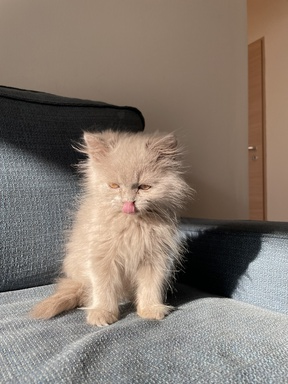
#> input picture smoky_uncompressed.jpg, 288 x 384 px, shrunk from 576 x 768 before the run
$ jupyter execute --allow-errors Raport_final.ipynb
#> lines starting #> are read from the running program, lines starting #| are printed output that depends on the picture
[cell 1]
import numpy as np
import matplotlib.pyplot as plt
import pandas as pd
import cv2
import math
from PIL import Image
from scipy.fft import dct, idct

[cell 2]
random_pixels = np.random.randint(0, 256, size=24)

fig, axs = plt.subplots(2, 1, figsize=(8, 6), gridspec_kw={'height_ratios': [1, 10]})

axs[0].imshow([random_pixels], cmap='gray', aspect='auto')
axs[0].set_title('Reprezentarea pixelilor sub formă de semnal')
axs[0].set_xlabel('Index Pixel')
# axs[0].set_ylabel('Row')

axs[1].plot(random_pixels, marker='o', color='#8a41d9')
# axs[1].set_title('Signal Plot')
axs[1].set_xlabel('Index Pixel')
axs[1].set_ylabel('Valoare pixel')

plt.tight_layout()

# Show the plot
plt.show()
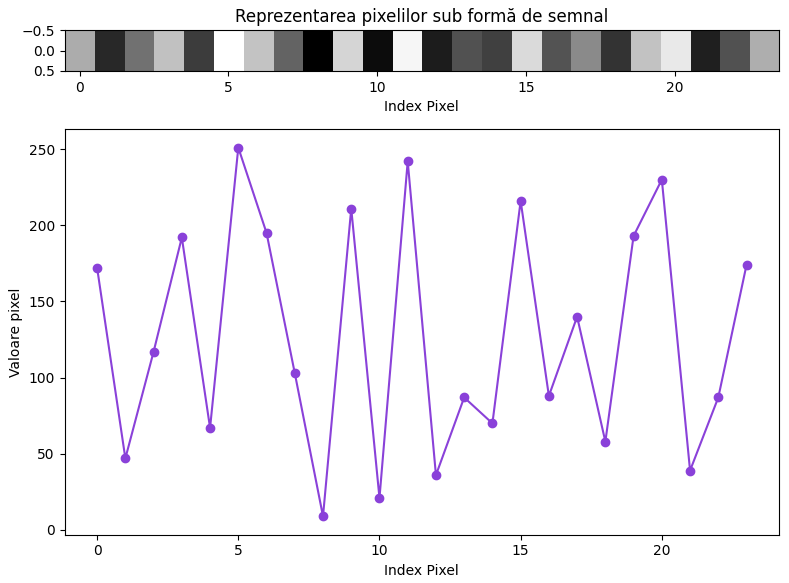
#> figure drawn by matplotlib, 2 panels; panel 2: curve peaks at x = 5, y = 251

[cell 3]
def print_and_plot(matrix, title):
    print(title)
    print(matrix)
    plt.imshow(matrix, cmap='gray', interpolation='nearest')
    plt.title(title)
    plt.colorbar()
    plt.show()

image = np.random.randint(-128, 128, size=(8, 8), dtype=np.int8)
print_and_plot(image, 'Imaginea originală')
#> in print_and_plot, `plt.show()`:
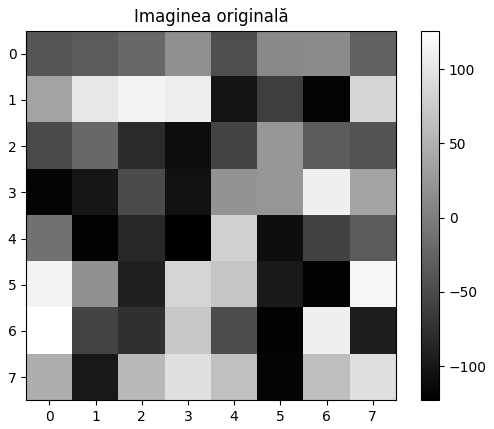
#> figure drawn by matplotlib, 2 panels

dct_rows = dct(image, axis=1, norm='ortho')
# print(dct_rows)

dct_columns = dct(dct_rows, axis=0, norm='ortho')
print(dct_columns)

idct_columns = idct(dct_columns, axis=0, norm='ortho')
# print(idct_columns)

idct_rows = idct(idct_columns, axis=1, norm='ortho')
# print(idct_rows)

print(idct_rows.astype(np.int8))

df_image = pd.DataFrame(image.astype(np.int8))
df_dct_rows = pd.DataFrame(dct_rows.astype(np.int8))
df_dct_columns = pd.DataFrame(dct_columns.astype(np.int8))

print("DataFrame from image:")
#> (the rest of this cell did not finish here and is left out)

[cell 4]
def open_image(path):
    image = cv2.imread(path)
    image = cv2.cvtColor(image, cv2.COLOR_BGR2RGB)
    return image

def initialize_centroids(image, clusters):
    height, width, _ = image.shape
    indices = np.random.choice(height * width, size=clusters, replace=False)
    starting_centroids = image.reshape(-1, 3)[indices]

    return starting_centroids

def assign_to_clusters(image, centroids):
    pixels = image.reshape(-1, 3)
    centroids_reshaped = centroids.reshape(1, -1, 3)
    distances = np.linalg.norm(pixels[:, np.newaxis, :] - centroids_reshaped, axis=2)
    clusters = np.argmin(distances, axis=1)
    clusters = clusters.reshape(image.shape[0], image.shape[1])

    return clusters.astype(int)

def update_centroids(image, clusters, k):
    centroids = np.zeros((k, 3))

    for i in range(k):
        cluster_points = image[clusters == i]
        if len(cluster_points) > 0:
            centroids[i] = np.mean(cluster_points, axis=0)

    return centroids

def show_save_image(centroids, compressed_image, k, iteration, save_path=None):
    colors = centroids
    k_sqrt = int(np.ceil(math.sqrt(k)))

    if not k_sqrt ** 2 == k:
        padded_colors = np.ones((k_sqrt ** 2, 3)) * 255
        padded_colors[:colors.shape[0], :] = colors.reshape(-1, 3)
        colors = padded_colors
    else:
        k_sqrt = int(k_sqrt)

    fig, ax = plt.subplots(1, 2, figsize=(20, 10))

    for i in range(k_sqrt):
        for j in range(k_sqrt):
            ax[0].add_patch(plt.Rectangle((i, j), 0.9, 0.9, facecolor=colors[i * k_sqrt + j] / 255))

    ax[0].set_xlim((-0.2, k_sqrt))
    ax[0].set_ylim((-0.2, k_sqrt))
    ax[0].set_title("Centroizi")

    ax[1].imshow(compressed_image)
    ax[1].set_title("Imagine Compresată")

    plt.suptitle("Iterația {}".format(iteration))
    if save_path:
        plt.savefig(save_path)
    else:
        plt.show()
    plt.close()

def k_means(image, k, max_iterations=300, save_path_prefix="smoky/iteration"):
    centroids = initialize_centroids(image, k)
    gif_image = []

    for iteration in range(max_iterations):
        clusters = assign_to_clusters(image, centroids)
        new_centroids = update_centroids(image, clusters, k)

        if np.allclose(centroids, new_centroids, rtol=1e-2):
            break

        centroids = new_centroids

        compressed_image = centroids[clusters]
        save_path = "{}_{}.png".format(save_path_prefix, iteration + 1)
        show_save_image(centroids, compressed_image.astype(np.uint8), k, iteration + 1, save_path)
        gif_image.append(Image.open(save_path))

    gif_path = "smoky/smoky_animation.gif"
    gif_image[0].save(gif_path, save_all=True, append_images=gif_image[1:], duration=200, loop=0)
    cv2.imwrite("smoky_after_kmeans_{}.jpeg".format(k), cv2.cvtColor(compressed_image.astype(np.uint8), cv2.COLOR_RGB2BGR))

    return compressed_image.astype(np.uint8)

path = 'smoky_uncompressed.jpg'
image = open_image(path)
#> in open_image, image is the input picture: shape (384, 288, 3); mean B, G, R 112.2, 122.5, 134.9
k = 20

if not int(np.ceil(math.sqrt(k))) ** 2 == k:
    print("K squared nu este pătrat perfect. Vom aplica padding cu culori albe.")

compressed_image = k_means(image, k)
#> in initialize_centroids, `starting_centroids = image.reshape(-1, 3)[indices]`: starting_centroids = 20 rows, first 8: [138, 117, 100], [148, 153, 156], [247, 219, 195], [171, 171, 169], [147, 128, 111], [169, 171, 168], [95, 77, 65], [178, 180, 177]
#> in k_means, `centroids = initialize_centroids(image, k)`: centroids has the same summary as starting_centroids in initialize_centroids
#> in assign_to_clusters, `centroids_reshaped = centroids.reshape(1, -1, 3)`: centroids_reshaped has the same summary as starting_centroids in initialize_centroids
#> in assign_to_clusters, `clusters = clusters.reshape(image.shape[0], image.shape[1])`:
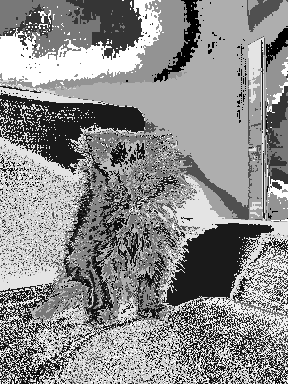
#> clusters: shape (384, 288) int64; min 0, max 19, mean 10.5; drawn with min black and max white
#> after the loop in update_centroids, `for i in range(k):`: centroids = 20 rows, first 8: [144.9, 121.1, 102.1], [180.6, 171.8, 163.2], [28.27, 27.17, 26.2], [192.1, 184.3, 175.7], [152.1, 130.5, 112.7], [189, 181, 172.1], [109.5, 93.95, 82.74], [184, 185.4, 184]
#> in k_means, `new_centroids = update_centroids(image, clusters, k)`: new_centroids has the same summary as centroids in update_centroids
#> in k_means, `compressed_image = centroids[clusters]`:
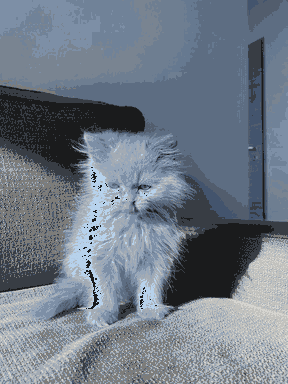
#> compressed_image: shape (384, 288, 3) float64; mean of channels 0, 1, 2 134.9, 122.5, 112.2; drawn as B, G, R
#> in show_save_image, `colors = centroids`: colors has the same summary as centroids in update_centroids
#> in show_save_image, `plt.savefig(save_path)`:
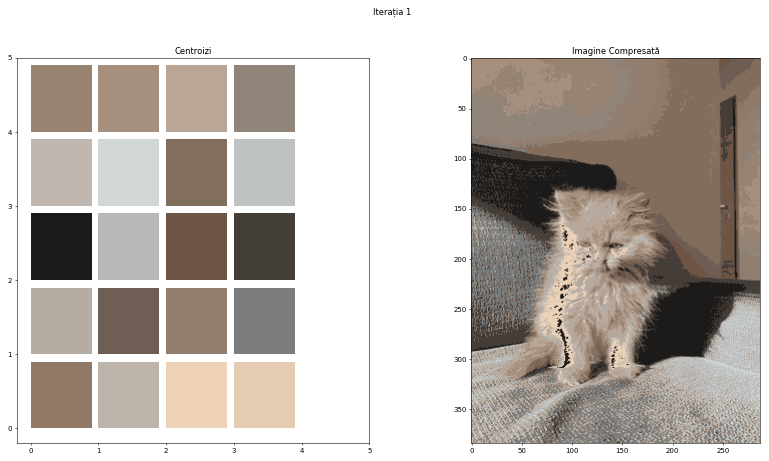
#> figure drawn by matplotlib, 2 panels
#> in k_means, `gif_path = "smoky/smoky_animation.gif"`: gif_path = 'smoky/smoky_animation.gif'
#> in k_means, `gif_image[0].save(gif_path, save_all=True, append_images=gif_image[1:]..`:
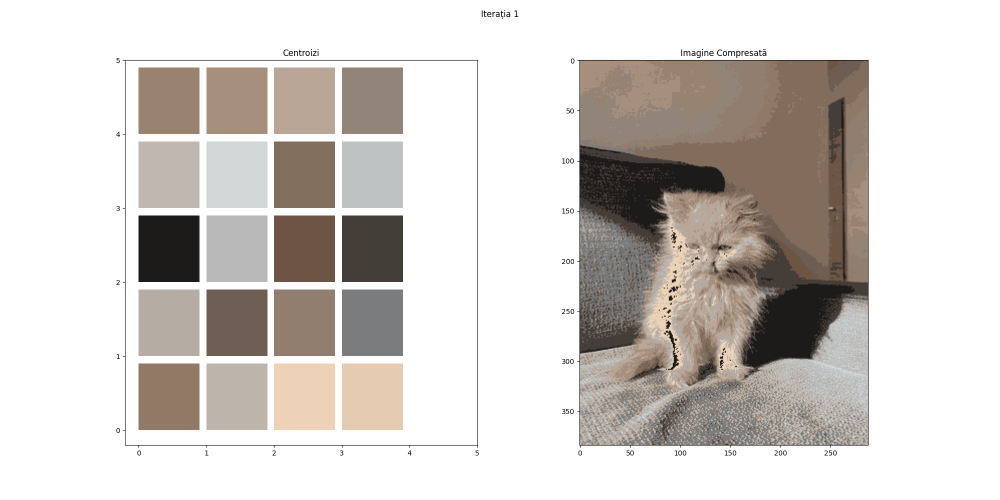
#> saved as smoky_animation.gif: PIL image 2000x1000 RGBA (shown at 1/2 size); mean R, G, B, A 211, 206.2, 202.1, 255
#> in k_means, `cv2.imwrite("smoky_after_kmeans_{}.jpeg".format(k), cv2.cvtColor(compr..`:
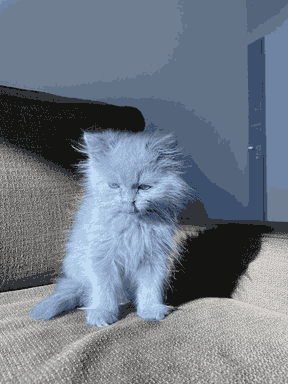
#> compressed_image: shape (384, 288, 3) float64; mean of channels 0, 1, 2 134.9, 122.5, 112.2; drawn as B, G, R
